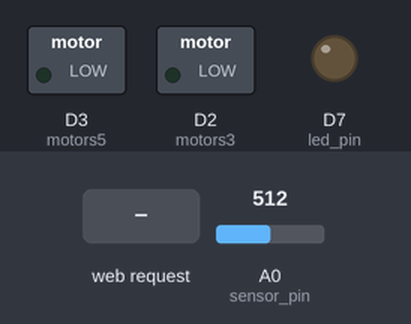
Bench run of a sketch on a simulated ESP8266 (NodeMCU). Parts: switched loads named in the sketch (green lamp = pin HIGH), output pins drawn as LEDs (lit = HIGH). The inputs (shaded band) are chosen by the test bench; at power-on: A0 (sensor_pin) = 512. WiFi joins after 1.5 s; servers stay silent unless stated; what the sketch prints to the serial monitor is not drawn.

Above: at 2.7 s.
2.8 s: HTTP request GET /3_MOTORS_ON received
At 4.1 s:
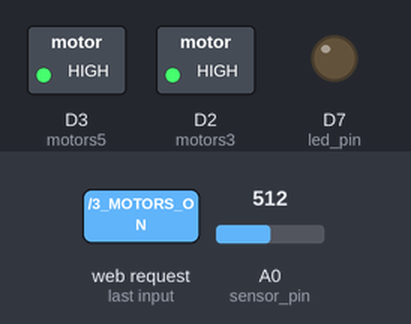
4.4 s: HTTP request GET /5_MOTORS_ON received
At 5.7 s:
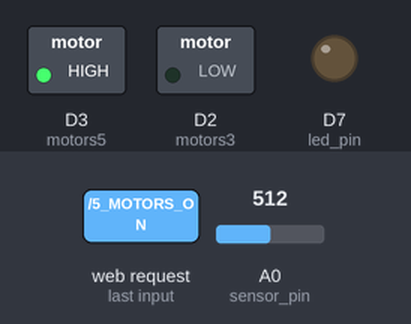
6.0 s: HTTP request GET /CLOSE_MOTORS received
At 7.2 s:
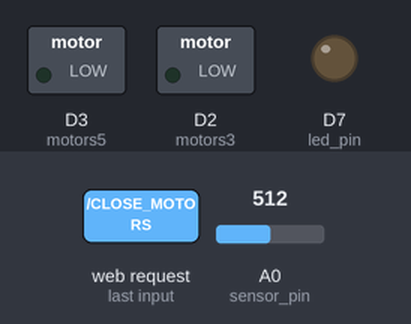
Timing chart, 0 to 9.0 s (numbered marks = the images above; inputs shaded):
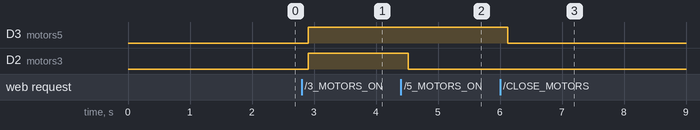

Measured:
- after the input at 2.8 s, D3 (motors5), D2 (motors3): LOW → HIGH after 0.11 s
- after the input at 4.4 s, D2 (motors3): HIGH → LOW after 0.12 s
- after the input at 6.0 s, D3 (motors5): HIGH → LOW after 0.12 s

The sketch:

motorcontrol.ino
```cpp
#include "micro+pulsesensor.h"
int motors3= D2;
int motors5= D3;


int ledState = LOW;


void setup(){
  Serial.begin(115200);
  start("Spider","spidertronix");

  pinMode(motors3,OUTPUT);
  pinMode(motors5,OUTPUT);
  pinMode(led_pin,OUTPUT);

}

void loop(){

  //digitalWrite(pLED, LOW);
  waitUntilNewReq();

  if (getPath()=="/3_MOTORS_ON"){
    digitalWrite(motors3,HIGH);
    digitalWrite(motors5,HIGH);
  }
  if (getPath()=="/5_MOTORS_ON"){
    digitalWrite(motors5,HIGH);
    digitalWrite(motors3,LOW);
  }  //if (getPath()=="/3_LED"){
    //analogWrite(LED,255);
  //}
  //if (getPath()=="/PWM_LED"){
    //analogWrite(LED,10);
  //}
  if (getPath()=="/CLOSE_MOTORS"){
    digitalWrite(motors3,LOW);
    digitalWrite(motors5,LOW);

  }

}
```

micro+pulsesensor.h
```cpp
#include <ESP8266WiFi.h>
#include <ESP8266mDNS.h>
#include <WiFiClient.h>
 int sensor_pin = A0;
 int analog_data;
 int led_pin = 13;

 int heart_rate;

 int time_between_beats = 600;
boolean pulse_signal = false;
 int beat[10];
 int peak_value = 512;
int trough_value = 512;
int thresh = 525;
 int amplitude = 100;
 boolean first_heartpulse = true;
 boolean second_heartpulse = false;
 long samplecounter = 0;
 long lastBeatTime = 0;
WiFiServer  server(80);
WiFiClient  client;
String rule;

void start(String ssid, String pass){
  WiFi.mode(WIFI_STA );
  WiFi.begin(ssid.c_str(),pass.c_str());

  Serial.println("");

  while (WiFi.status() != WL_CONNECTED) {
    delay(500);
    Serial.print(".");
  }
  Serial.println("");
  Serial.print("Connected to ");
  Serial.println(ssid);
  Serial.print("IP address: ");
  Serial.println(WiFi.localIP());

  if (!MDNS.begin("esp8266")) {
    Serial.println ("Error setting up MDNS responder!");
    while (1) {
      delay(1000);
    }
  }
  Serial.println("mDNS responder started");

  server.begin();
  Serial.println("TCP server started");
// Add service to MDNS-SD
  MDNS.addService ("http", "tcp", 80);
}

bool isReqCame = false;

void CheckNewReq (){
  client = server.available ();
  if (!client) {
    return;
  }
  Serial.println("");
  Serial.println("NEW REQUEST");
  String req = client.readStringUntil('\r');
  int addr_start = req.indexOf(' ');
  int addr_end = req.indexOf(' ', addr_start + 1);
  if (addr_start == -1 || addr_end == -1) {
    Serial.print("Invalid request: ");
    Serial.println (req);
    return;
  }
  req = req.substring (addr_start + 1, addr_end);
  Serial.print("Requested Path: ");
  Serial.println(req);

  rule = req;
  isReqCame = true;

  client.flush();
}

int interruptCall()

{

  cli();
  analog_data = analogRead(sensor_pin);
  samplecounter += 2;
  int N = samplecounter - lastBeatTime;


  if(analog_data < thresh && N > (time_between_beats/5)*3)

    {     if (analog_data < trough_value)
      { trough_value = analog_data;

      }
}

  if(analog_data > thresh && analog_data > peak_value)

    { peak_value = analog_data;
      }


   if (N > 250)

  {   if ( (analog_data > thresh) && (pulse_signal == false) && (N > (time_between_beats/5)*3) )

      {

        pulse_signal = true;
        digitalWrite(led_pin,HIGH);
        time_between_beats = samplecounter - lastBeatTime;
        lastBeatTime = samplecounter;


       if(second_heartpulse)

        { second_heartpulse = false;
        for(int i=0; i<=9; i++)

          {

            beat[i] = time_between_beats;

          }

        }


        if(first_heartpulse)

        {

          first_heartpulse = false;
          second_heartpulse = true;
          return (0);

          }


      word runningTotal = 0;


      for(int i=0; i<=8; i++)

        { beat[i] = beat[i+1];
          runningTotal += beat[i];
}


      beat[9] = time_between_beats;

      runningTotal += beat[9];

      runningTotal /= 10;

      heart_rate = 60000/runningTotal;

    }

  }


  if (analog_data < thresh && pulse_signal == true)

    {

      digitalWrite(led_pin,LOW);
      pulse_signal = false;
      amplitude = peak_value - trough_value;
      thresh = amplitude/2 + trough_value;
      peak_value = thresh;
      trough_value = thresh;

    }


  if (N > 2500)

    {

      thresh = 512;

      peak_value = 512;
      trough_value = 512;
      lastBeatTime = samplecounter;
      first_heartpulse = true;
      second_heartpulse = false;
}


  return (heart_rate);

}

void waitUntilNewReq (){
  do {CheckNewReq();
        delay(100);
           Serial.print("pulse rate: ");

      //Serial.println(heart_rate);
      analog_data = analogRead(sensor_pin);
      Serial.println(analog_data/10);

      //Serial.println (heart_rate );
      //heart_rate = interruptCall();
      }
      while (!isReqCame);
  isReqCame = false;
}


String getPath(){
  return rule;
}
```
